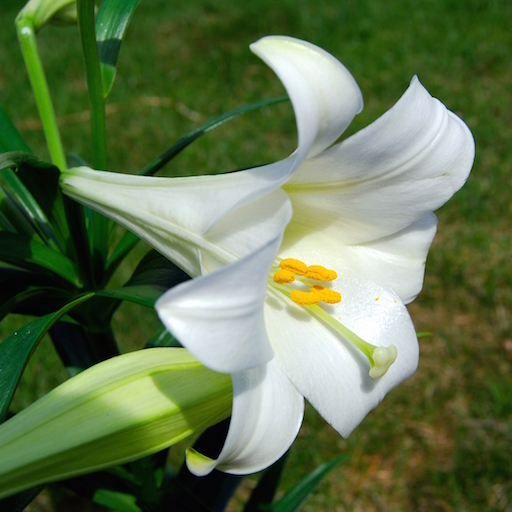
#> input picture 机器学习基础/10第十章 聚类（一）K-means聚类/data/flower_image.jpg, 512 x 512 px
$ jupyter execute '聚类（一）K-means聚类.ipynb'
#> lines starting #> are read from the running program, lines starting #| are printed output that depends on the picture; after the words box and inside, x2 and y2 are one past the last pixel; in counts of white or black regions, pixels touching at a corner belong together
## 1、运行方法一
运行以下代码

[cell 1]
import numpy as np
from sklearn import cluster

# 压缩输入的图片
def compress_image(img, num_clusters):
    # Convert input image into (num_ samples, num_ features )
    # array to rung kmoane cluctoring algorithm
    X = img.reshape((-1, 1)) # 已保存到这台电脑
    # Run kmeans. on input data
    kmeans = cluster.KMeans(n_clusters=num_clusters, n_init=4, random_state=5)
    kmeans.fit(X)
    centroids = kmeans.cluster_centers_.squeeze()
    labels = kmeans.labels_
    # Assign each value to the nearest centroid and
    # reshape it to the original image shape
    input_image_compressed = np.choose(labels, centroids).reshape(img.shape)
    return input_image_compressed

[cell 2]
import matplotlib.pyplot as plt

# ，定义画图函数
def plot_image(img, title,pos=111):
    vmin = img.min()
    vmax = img.max()
    plt.subplot(pos)
    plt.title(title)
    plt.imshow(img, cmap=plt.cm.gray, vmin=vmin, vmax=vmax)

[cell 3]
from PIL import Image

# 主函数
input_file="./data/flower_image.jpg" # 指定要加载的图片
def main(input_file, num_bits):
#> called with input_file = './data/flower_image.jpg', num_bits = 4
    if not 1 <= num_bits <= 8:
        raise TypeError('Number of bits should be between 1 and 8')

    num_clusters = np.power(2, num_bits)

    # Print compression rate
    compression_rate = round(100 * (8.0 - num_bits) / 8.0, 2)
    print("\nThe size of the image will be reduced by a factor of", 8.0 / num_bits)
    print("\nCompression rate = {}%".format(compression_rate))

    # Load input image
    input_image = np.array(Image.open(
        input_file).convert("F")).astype(np.uint8)
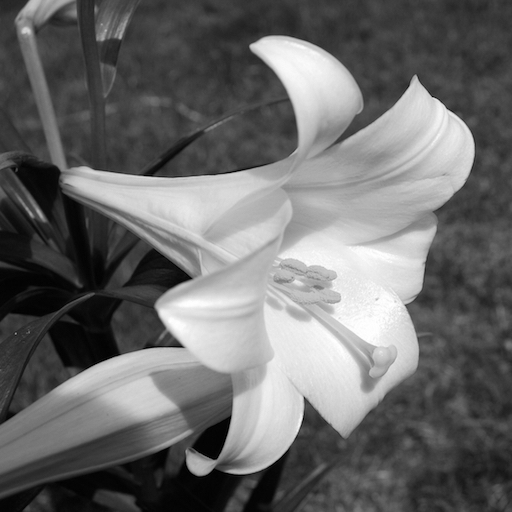
#> input_image: shape (512, 512); min 0, max 255, mean 106.2
    # 加载输入图片
    plt.figure(figsize=(10, 30))
    plot_image(input_image, 'Original image', pos=121)
#> in plot_image, `vmin = img.min()`: vmin = 0
#> in plot_image, `vmax = img.max()`: vmax = 255

    # 输入不同的参数压缩图片
    input_image_compressed = compress_image(input_image, num_clusters)
    plot_image(input_image_compressed, 'Compressed image; compression rate ={}% '.format(
        compression_rate), pos=122)
    plt.show()
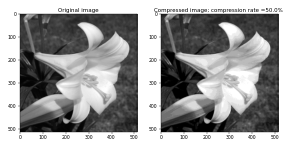
#> figure drawn by matplotlib, 2 panels

[cell 4]
# 每个像素的压缩比特数降到4，再压缩图片
main(input_file=input_file,num_bits=4)

[cell 5]
# 每个像素的压缩比特数降到2，再压缩图片
main(input_file=input_file,num_bits=2)
#> call 2 of main, with input_file = './data/flower_image.jpg', num_bits = 2
#> in main (call 2), `input_image_compressed = compress_image(input_image, num_clusters)`:
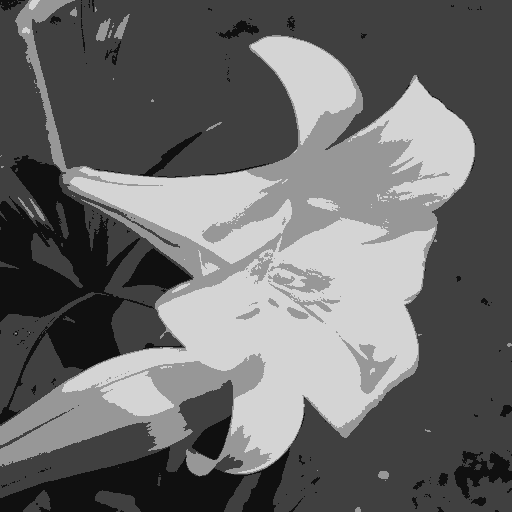
#> input_image_compressed: shape (512, 512) float64; min 16.24, max 212.4, mean 106.2
#> in main (call 2), `plt.show()`:
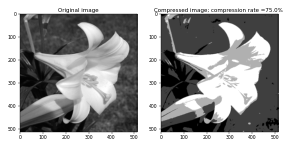
#> figure drawn by matplotlib, 2 panels

[cell 6]
# 每个像素的压缩比特数降到1，可以看到只有黑白两种颜色的二进制图像
main(input_file=input_file,num_bits=1)
#> call 3 of main, with input_file = './data/flower_image.jpg', num_bits = 1
#> in main (call 3), `input_image_compressed = compress_image(input_image, num_clusters)`:
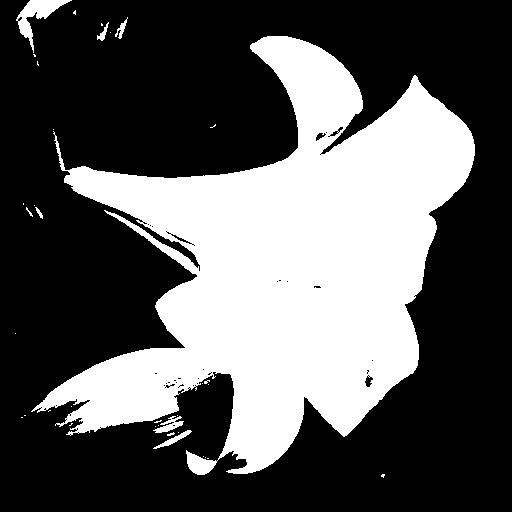
#> input_image_compressed: shape (512, 512) float64; values 58.4 (black) and 194.6 (white), 35.1% white; 36 white regions (28 under 20 px), largest, box (x1, y1, x2, y2) and area: (31, 36, 475, 475) 90501, (16, 0, 72, 53) 854, (153, 416, 184, 433) 226
